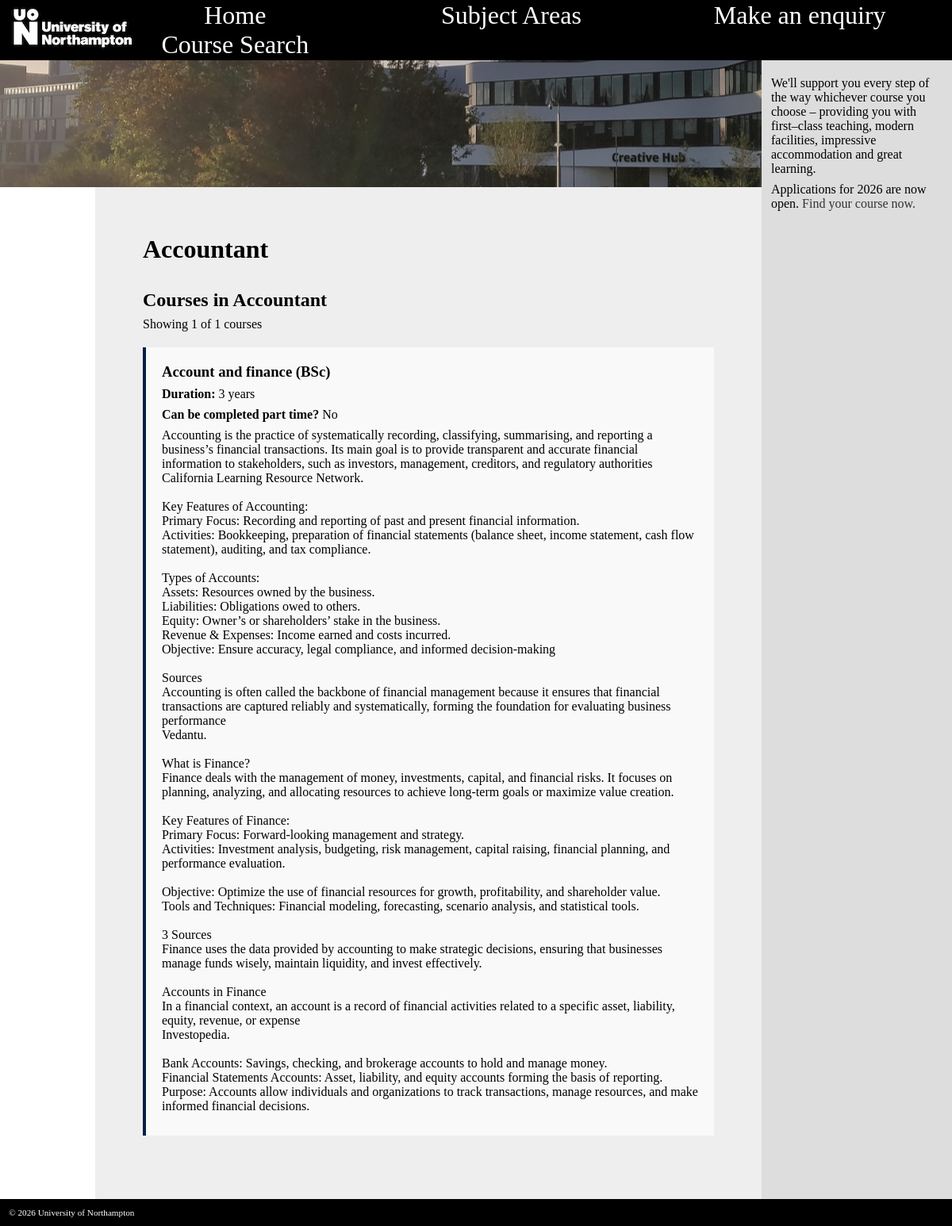
The app's page /default/public/subject-area.php?area=accountant with its own data.
### tables this page shows
CREATE TABLE `subject_areas` (
  `id` int(11) NOT NULL AUTO_INCREMENT,
  `name` varchar(100) NOT NULL,
  `slug` varchar(100) NOT NULL,
  `created_at` timestamp NULL DEFAULT current_timestamp(),
  PRIMARY KEY (`id`)
);

CREATE TABLE `courses` (
  `id` int(11) NOT NULL AUTO_INCREMENT,
  `subject_area_id` int(11) DEFAULT NULL,
  `title` varchar(200) NOT NULL,
  `type` varchar(10) NOT NULL,
  `duration_years` int(11) NOT NULL,
  `description` text NOT NULL,
  `created_at` timestamp NULL DEFAULT current_timestamp(),
  `part_time` tinyint(1) DEFAULT 0,
  PRIMARY KEY (`id`),
  KEY `subject_area_id` (`subject_area_id`),
  CONSTRAINT `courses_ibfk_1` FOREIGN KEY (`subject_area_id`) REFERENCES `subject_areas` (`id`) ON DELETE SET NULL
);

### default/public/subject-area.php (the view, shortened to what this page needs)
<?php
require_once 'includes/database.php';
$area_slug = $_GET['area'] ?? 'computing';
$stmt = $pdo->prepare('SELECT * FROM subject_areas WHERE slug = :slug');
$stmt->execute(['slug' => $area_slug]);
$subject = $stmt->fetch();
$courses_per_page = 10;
$page = isset($_GET['page']) ? max(1, intval($_GET['page'])) : 1;
$offset = ($page - 1) * $courses_per_page;
$courseStmt = $pdo->prepare('
    SELECT * FROM courses
    WHERE subject_area_id = :subject_id
    ORDER BY title
    LIMIT :limit OFFSET :offset
');
$courseStmt->bindValue(':subject_id', $subject['id'], PDO::PARAM_INT);
$courseStmt->bindValue(':limit', $courses_per_page, PDO::PARAM_INT);
$courseStmt->bindValue(':offset', $offset, PDO::PARAM_INT);
$courseStmt->execute();
$courses = $courseStmt->fetchAll();
$countStmt = $pdo->prepare('SELECT COUNT(*) FROM courses WHERE subject_area_id = :subject_id');
$countStmt->execute(['subject_id' => $subject['id']]);
$total_courses = $countStmt->fetchColumn();
?>
<!doctype html>
<html>
<head>
    <link rel="stylesheet" href="uon.css" />
</head>
<body>
    <header>
        <img src="/logo.jpg" alt="logo" />
        <ul>
            <li><a href="index.php">Home</a></li>
            <li>Subject Areas
                    <?php
                    $stmt = $pdo->prepare('SELECT * FROM subject_areas ORDER BY name');
                    $stmt->execute();
                    $all_subjects = $stmt->fetchAll();
                    ?>
            </li>
            <li><a href="enquiry.php">Make an enquiry</a></li>
            <li><a href="search.php">Course Search</a></li>
        </ul>
    </header>
    <section></section>
    <main>
        <h1><?php echo htmlspecialchars($subject['name'] ?? 'Subject Area'); ?></h1>
        <?php if (count($courses) > 0): ?>
            <h2>Courses in <?php echo htmlspecialchars($subject['name']); ?></h2>
            <p>Showing <?php echo count($courses); ?> of <?php echo $total_courses; ?> courses</p>
            <?php foreach ($courses as $course): ?>
            <div class="course" style="background: #f9f9f9; padding: 20px; margin: 20px 0; border-left: 4px solid #002147;">
                <h3><?php echo htmlspecialchars($course['title']); ?> (<?php echo $course['type']; ?>)</h3>
                <p><strong>Duration:</strong> <?php echo $course['duration_years']; ?> years</p>
                <p><strong>Can be completed part time?</strong> <?php echo ($course['part_time'] == 1) ? 'Yes' : 'No'; ?></p>
                <p><?php echo nl2br(htmlspecialchars($course['description'])); ?></p>
            </div>
            <?php endforeach; ?>
        <?php endif; ?>
    </main>
    <aside>
        <p>We'll support you every step of the way whichever course you choose – providing you with first–class teaching, modern facilities, impressive accommodation and great learning.</p>
        Applications for 2026 are now open. <a href="">Find your course now.</a>
    </aside>
    <footer>
        &copy; <?php echo date('Y'); ?> University of Northampton
    </footer>
</body>
</html>

### default/public/uon.css (style rules this page uses)
* { margin: 0; padding: 0; }
body { background-color: white; font-family: 'Oxygen-Regular'; display: grid; grid-template-columns: 10% 70% 20%; grid-template-rows: auto; grid-template-areas: "header header header" "img img aside" ". main aside" "footer footer footer"; }
body > section { grid-area: img; height: 20vh; background-image: url(uni.jpg); background-position: center center; }
header a { color: white; text-decoration: none; }
main { min-height: 20vh; grid-area: main; padding: 5vw; background-color: #eee; }
header { background-color: black; grid-area: header; }
aside { background-color: #ddd; min-height: 20px; grid-area: aside; padding: 1vw; }
aside a { color: #333; text-decoration: none }
footer { color: white; padding: 1em; background-color: black; font-size: 0.7em; grid-area: footer; }
header { display: grid; grid-template-columns: 10% 90%; }
header ul { align-self: center; display: grid; grid-template-columns: auto auto auto; grid-template-rows: auto; color: white; list-style-type: none; }
header > ul > li { font-size: 2em; cursor: pointer; text-align: center; }
h1 { font-weight: bold; margin-bottom: 1em; }
p { margin-top: 0.5em; margin-bottom: 0.5em; }

### records on screen
subject_areas: name "Accountant"
courses: title "Account and finance", type "BSc", duration_years "3", part_time "No", description "Accounting is the practice of systematically recording, classifying, summarising, and reporting a business’s financial transactions. Its main goal is to provide transparent and accurate financial information to stakeholders, such as investors, management, creditors, and regulatory authorities California Learning Resource Network. Key Features of Accounting: Primary Focus: Recording and reporting of past and present financial information. Activities: Bookkeeping, preparation of financial statements (balance sheet, income statement, cash flow statement), auditing, and tax compliance. Types of Accounts: Assets: Resources owned by the business. Liabilities: Obligations owed to others. Equity:…"

### other values on screen
count($courses) "1"
$total_courses "1"
